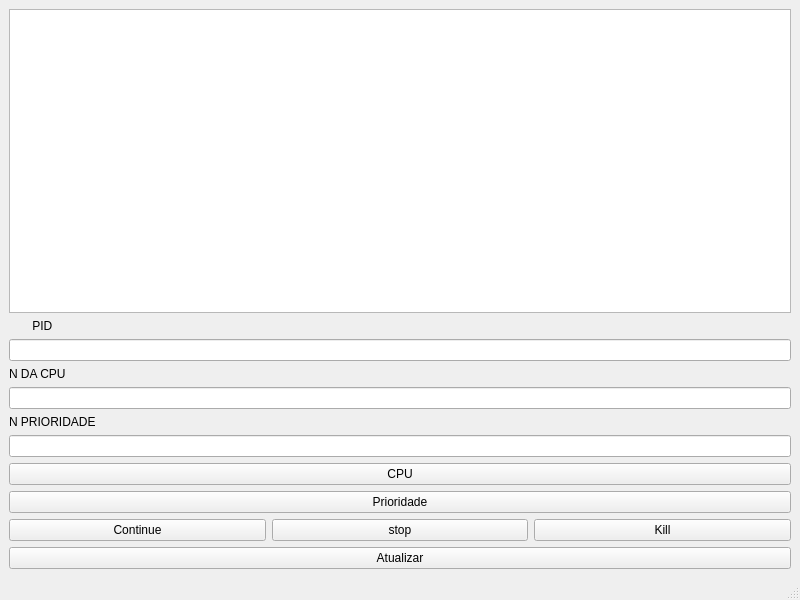
<?xml version="1.0" encoding="UTF-8"?>
<ui version="4.0">
 <class>MainWindow</class>
 <widget class="QMainWindow" name="MainWindow">
  <property name="geometry">
   <rect>
    <x>0</x>
    <y>0</y>
    <width>800</width>
    <height>600</height>
   </rect>
  </property>
  <property name="windowTitle">
   <string>MainWindow</string>
  </property>
  <widget class="QWidget" name="centralwidget">
   <layout class="QVBoxLayout" name="verticalLayout">
    <item>
     <widget class="QTableWidget" name="table"/>
    </item>
    <item>
     <layout class="QVBoxLayout" name="verticalLayout_5">
      <item>
       <layout class="QVBoxLayout" name="verticalLayout_4">
        <item>
         <widget class="QLabel" name="label">
          <property name="text">
           <string>       PID</string>
          </property>
         </widget>
        </item>
        <item>
         <widget class="QLineEdit" name="lineEdit"/>
        </item>
       </layout>
      </item>
      <item>
       <layout class="QVBoxLayout" name="verticalLayout_3">
        <item>
         <widget class="QLabel" name="label_2">
          <property name="text">
           <string>N DA CPU</string>
          </property>
         </widget>
        </item>
        <item>
         <widget class="QLineEdit" name="getCpu"/>
        </item>
        <item>
         <widget class="QLabel" name="label_3">
          <property name="text">
           <string>N PRIORIDADE</string>
          </property>
         </widget>
        </item>
        <item>
         <widget class="QLineEdit" name="getPriority"/>
        </item>
       </layout>
      </item>
      <item>
       <layout class="QVBoxLayout" name="verticalLayout_2">
        <item>
         <widget class="QPushButton" name="butomCpu">
          <property name="text">
           <string>CPU</string>
          </property>
         </widget>
        </item>
        <item>
         <widget class="QPushButton" name="butomPriority">
          <property name="text">
           <string>Prioridade</string>
          </property>
         </widget>
        </item>
       </layout>
      </item>
      <item>
       <layout class="QHBoxLayout" name="horizontalLayout">
        <item>
         <widget class="QPushButton" name="continuei">
          <property name="text">
           <string>Continue</string>
          </property>
         </widget>
        </item>
        <item>
         <widget class="QPushButton" name="stop">
          <property name="text">
           <string>stop</string>
          </property>
         </widget>
        </item>
        <item>
         <widget class="QPushButton" name="kill">
          <property name="text">
           <string>Kill</string>
          </property>
         </widget>
        </item>
       </layout>
      </item>
     </layout>
    </item>
    <item>
     <widget class="QPushButton" name="atualizar">
      <property name="text">
       <string>Atualizar</string>
      </property>
     </widget>
    </item>
   </layout>
  </widget>
  <widget class="QMenuBar" name="menubar">
   <property name="geometry">
    <rect>
     <x>0</x>
     <y>0</y>
     <width>800</width>
     <height>20</height>
    </rect>
   </property>
  </widget>
  <widget class="QStatusBar" name="statusbar"/>
 </widget>
 <resources/>
 <connections/>
</ui>
